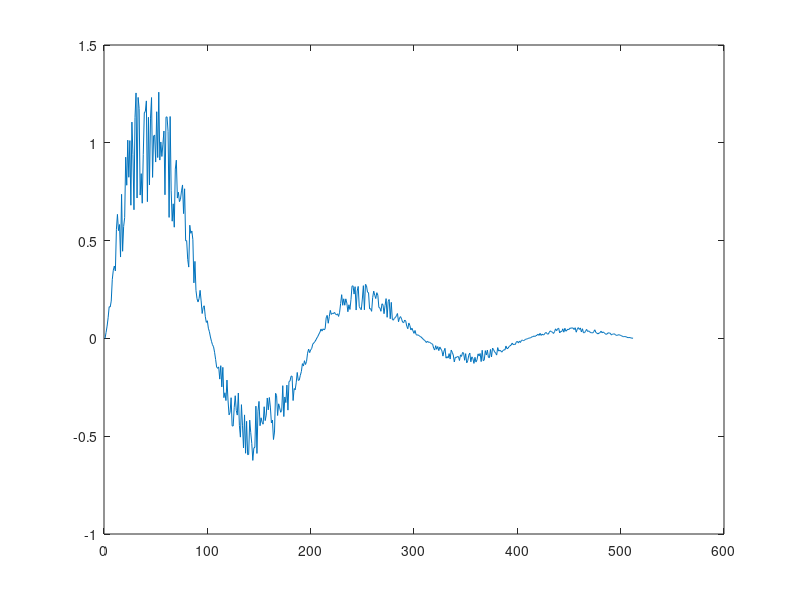
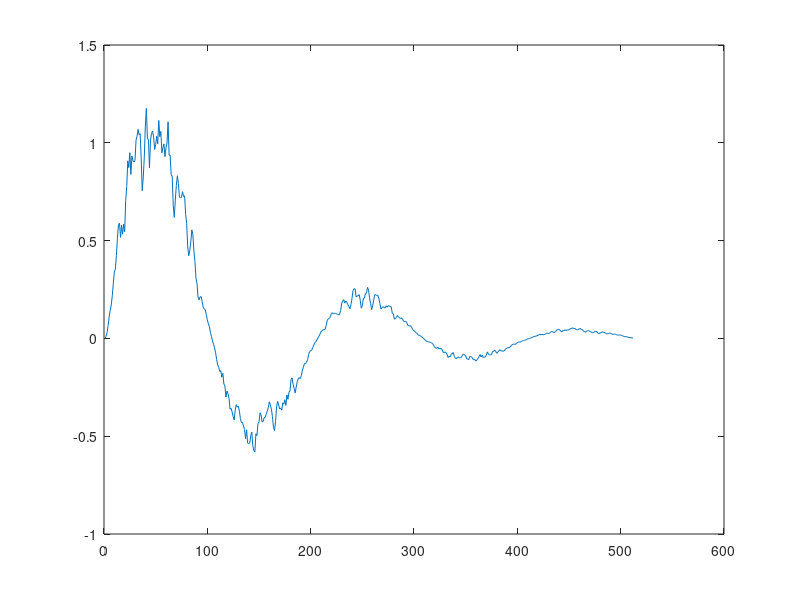
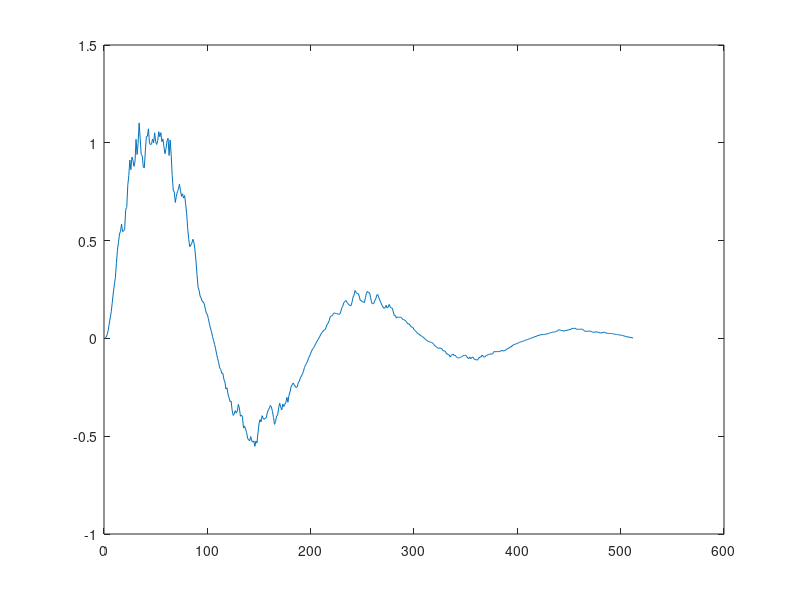
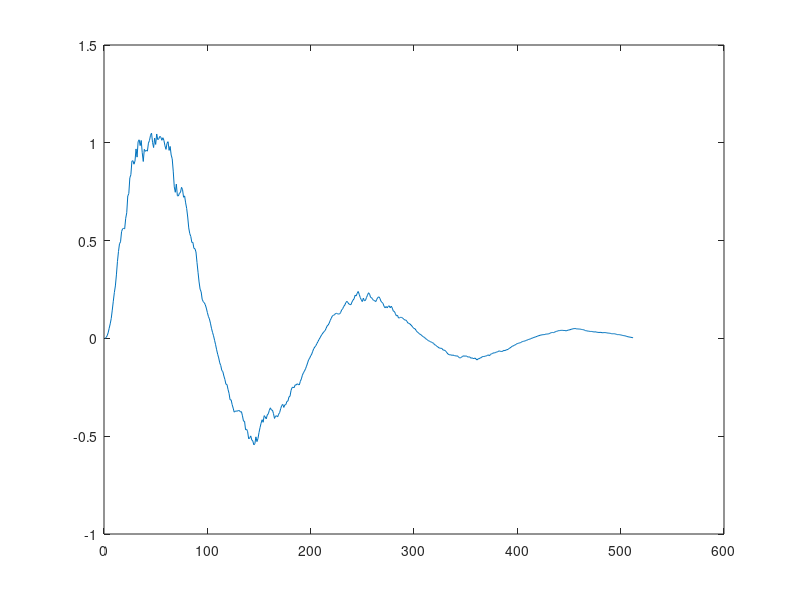

Source code (MATLAB) for these figures, in order:
fileID = fopen('signal1.txt','r');
formatSpec = '%f';
signal1 = fscanf(fileID, formatSpec);
figure, plot([1:size(signal1)], signal1);

LPF3 = [+1/3 +1/3 +1/3];
LPF5 = [+1/5 +1/5 +1/5 +1/5 +1/5];
LPF7 = [+1/7 +1/7 +1/7 +1/7 +1/7 +1/7 +1/7];

HPF3 = [-1/3 +2/3 -1/3];
HPF5 = [-1/5 -1/5 +4/5 -1/5 -1/5];
HPF7 = [-1/7 -1/7 -1/7 +6/7 -1/7 -1/7 -1/7];

fl3 = filter(LPF3, 1, signal1);
figure, plot([1:size(fl3)], fl3);

fl5 = filter(LPF5, 1, signal1);
figure, plot([1:size(fl5)], fl5);

fl7 = filter(LPF7, 1, signal1);
figure, plot([1:size(fl7)], fl7);

fh3 = filter(HPF3, 1, signal1);
figure, plot([1:size(fh3)], fh3);

fh5 = filter(HPF5, 1, signal1);
figure, plot([1:size(fh5)], fh5);

fh7 = filter(HPF7, 1, signal1);
figure, plot([1:size(fh7)], fh7);